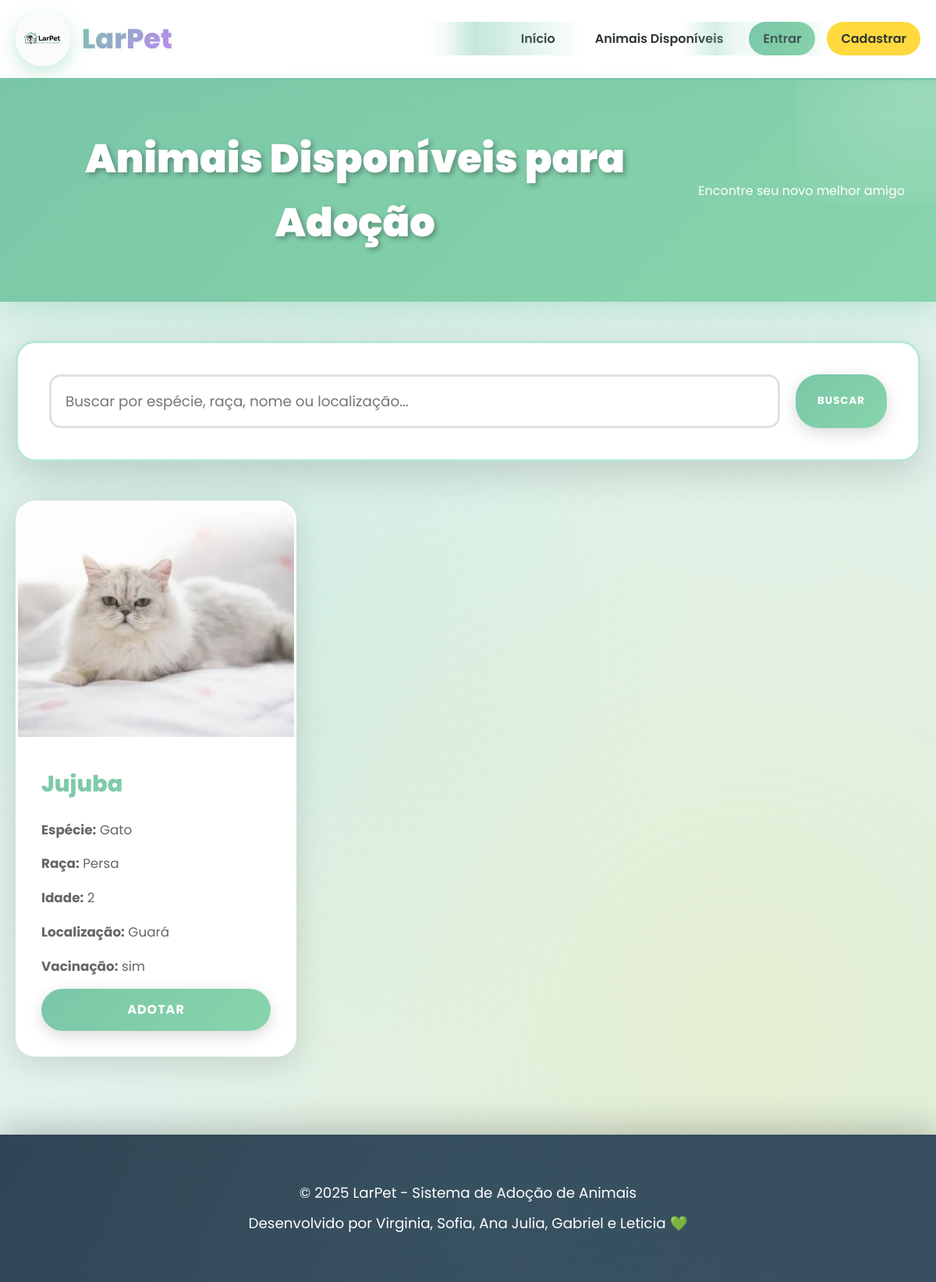
The page /animais_disponiveis on the database its author committed.
### app.py (models this page shows)
class Animal(db.Model):
    id = db.Column(db.Integer, primary_key=True)
    nome = db.Column(db.String(100), nullable=False)
    especie = db.Column(db.String(50), nullable=False)
    raca = db.Column(db.String(50))
    idade = db.Column(db.String(20))
    status = db.Column(db.String(20), default='disponível')
    localizacao = db.Column(db.String(100))
    foto = db.Column(db.String(200))
    vacinacao = db.Column(db.Text)
    adocoes = db.relationship('Adocao', backref='animal', lazy=True)

### app.py (the view)
@app.route('/animais_disponiveis')
def animais_disponiveis():
    try:
        busca = request.args.get('q', '').strip()
        if busca:
            from sqlalchemy import or_
            animais = Animal.query.filter(
                Animal.status == 'disponível',
                or_(
                    Animal.especie.ilike(f'%{busca}%'),
                    Animal.raca.ilike(f'%{busca}%') if Animal.raca.isnot(None) else False,
                    Animal.localizacao.ilike(f'%{busca}%') if Animal.localizacao.isnot(None) else False,
                    Animal.nome.ilike(f'%{busca}%')
                )
            ).all()
        else:
            animais = Animal.query.filter_by(status='disponível').all()
        return render_template('animais_disponiveis.html', animais=animais, busca=busca)
    except Exception as e:
        flash(f'Erro ao carregar animais: {str(e)}', 'error')
        return render_template('animais_disponiveis.html', animais=[], busca='')

### app.py (called while the page is built)
@app.after_request
def add_header(response):
    response.headers['Cache-Control'] = 'no-store, no-cache, must-revalidate, post-check=0, pre-check=0, max-age=0'
    response.headers['Pragma'] = 'no-cache'
    response.headers['Expires'] = '-1'
    return response

### templates/animais_disponiveis.html (shortened to what this page needs)
{% extends 'base.html' %}
{% block content %}
<div class="page-header">
    <div class="container">
        <h1>Animais Disponíveis para Adoção</h1>
        <p>Encontre seu novo melhor amigo</p>
    </div>
</div>
<div class="container">
    <div class="search-box">
        <form method="GET" action="{{ url_for('animais_disponiveis') }}">
            <input type="text" name="q" placeholder="Buscar por espécie, raça, nome ou localização..."
                   value="{{ busca if busca else '' }}" class="form-control">
            <button type="submit" class="btn btn-primary">Buscar</button>
        </form>
    </div>
    {% if animais %}
        <div class="animals-grid">
            {% for animal in animais %}
            <div class="animal-card">
                {% if animal.foto %}
                <img src="{{ url_for('static', filename='fotos/' + animal.foto) }}" alt="{{ animal.nome }}">
                {% else %}
                <div class="animal-no-photo">
                    <span>📷</span>
                    <p>Sem foto</p>
                </div>
                {% endif %}
                <div class="animal-info">
                    <h3>{{ animal.nome }}</h3>
                    <p><strong>Espécie:</strong> {{ animal.especie }}</p>
                    {% if animal.raca %}
                    <p><strong>Raça:</strong> {{ animal.raca }}</p>
                    {% endif %}
                    {% if animal.idade %}
                    <p><strong>Idade:</strong> {{ animal.idade }}</p>
                    {% endif %}
                    {% if animal.localizacao %}
                    <p><strong>Localização:</strong> {{ animal.localizacao }}</p>
                    {% endif %}
                    {% if animal.vacinacao %}
                    <p><strong>Vacinação:</strong> {{ animal.vacinacao }}</p>
                    {% endif %}
                    <a href="{{ url_for('adocao', animal_id=animal.id) }}" class="btn btn-primary btn-block">Adotar</a>
                </div>
            </div>
            {% endfor %}
        </div>
    {% endif %}
</div>
{% endblock %}

### rows shown on the page
Animal: foto (picture), nome "Jujuba", especie "Gato", raca "Persa", idade "2", localizacao "Guará", vacinacao "sim"
